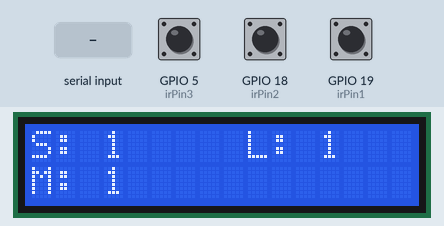
Recording of a program running on a simulated ESP32. Shown: 16×2 character LCD. Inputs (shaded band) come from the test bench; at power-on: GPIO 5 (irPin3) HIGH, GPIO 18 (irPin2) HIGH, GPIO 19 (irPin1) HIGH. Nothing arrives over Bluetooth unless stated; what the program prints to the serial monitor is not drawn.

Above: at 1.2 s.
1.3 s: "Reset\n" received over the second serial link
At 2.3 s:
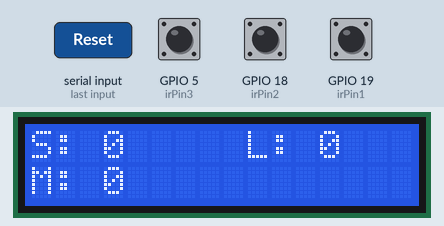
2.8 s: "1\n" received over the second serial link
Timing chart, 0 to 5.8 s (numbered marks = the images above; inputs shaded):
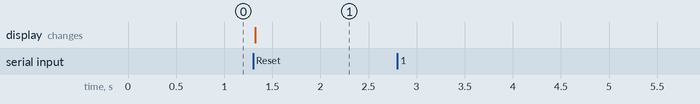

Measured:
- after the input at 1.3 s, the display: changes at once (image 1)
- after the input at 2.8 s, every drawn part: stays the same

The program:

main.cpp
```cpp
#include <Arduino.h>

#include <BluetoothSerial.h>
BluetoothSerial SerialBT;

#include <LiquidCrystal_I2C.h>
LiquidCrystal_I2C LCD = LiquidCrystal_I2C(0x27, 16, 2);

#define irPin1 19
#define irPin2 18
#define irPin3 5

String message = "";
char incomingChar;

const int irPins[3] = {irPin1, irPin2, irPin3};            // Array to store IR sensor pins (modify pin numbers if needed)
const int numSensors = sizeof(irPins) / sizeof(irPins[0]); // Calculate number of sensors

unsigned long lastDebounceTime[3] = {0}; // Array to store debounce timers for each sensor
const int debounceDelay = 50;

int objectCounts[3] = {0}; // Array to store object counts for each sensor

unsigned long previousMillis = 0;
const int loopDelay = 10; // Adjust loop delay as needed (in milliseconds)

void readIRSensor(int, int);
void displayLCD();

void setup()
{
  Serial.begin(115200);
  SerialBT.begin("Marble Size Sorter");
  for (int i = 0; i < numSensors; i++)
  {
    pinMode(irPins[i], INPUT);
  }
  previousMillis = millis();

  LCD.init();
  LCD.backlight();
  LCD.setCursor(0, 0);
}

void loop()
{
  if (SerialBT.available())
  {
    incomingChar = SerialBT.read();
    if (incomingChar != '\n')
    {
      message += String(incomingChar);
    }
    else
    {
      message = "";
    }
    Serial.write(incomingChar);
  }

  if (message == "Reset")
  {
    for (int i = 0; i < numSensors; i++)
    {
      objectCounts[i] = 0;
    }
    Serial.printf("\nSmall: %d  Medium: %d  Large: %d\n", objectCounts[0], objectCounts[1], objectCounts[2]);
    SerialBT.printf("Small: %d  Medium: %d  Large: %d\n", objectCounts[0], objectCounts[1], objectCounts[2]);
    displayLCD();
  }

  unsigned long currentMillis = millis();
  if (currentMillis - previousMillis >= loopDelay)
  {
    for (int i = 0; i < numSensors; i++)
    {
      readIRSensor(irPins[i], i);
    }
    previousMillis = currentMillis;
  }
}

void readIRSensor(int irPin, int sensorIndex)
{
  unsigned int sensorValue = digitalRead(irPin);
  static int lastSensorValue[3] = {LOW}; // Array to store last sensor values

  if (sensorValue == HIGH && lastSensorValue[sensorIndex] == LOW && (millis() - lastDebounceTime[sensorIndex]) >= debounceDelay)
  {
    objectCounts[sensorIndex]++;
    Serial.printf("Small: %d  Medium: %d  Large: %d\n", objectCounts[0], objectCounts[1], objectCounts[2]);
    SerialBT.printf("Small: %d  Medium: %d  Large: %d\n", objectCounts[0], objectCounts[1], objectCounts[2]);
    displayLCD();
    lastDebounceTime[sensorIndex] = millis();
  }

  lastSensorValue[sensorIndex] = sensorValue;
}

void displayLCD()
{
  LCD.clear();
  LCD.setCursor(0, 0);
  LCD.print("S: ");
  LCD.print(objectCounts[0]);
  LCD.setCursor(0, 1);
  LCD.print("M: ");
  LCD.print(objectCounts[1]);
  LCD.setCursor(9, 0);
  LCD.print("L: ");
  LCD.print(objectCounts[2]);
}
```
